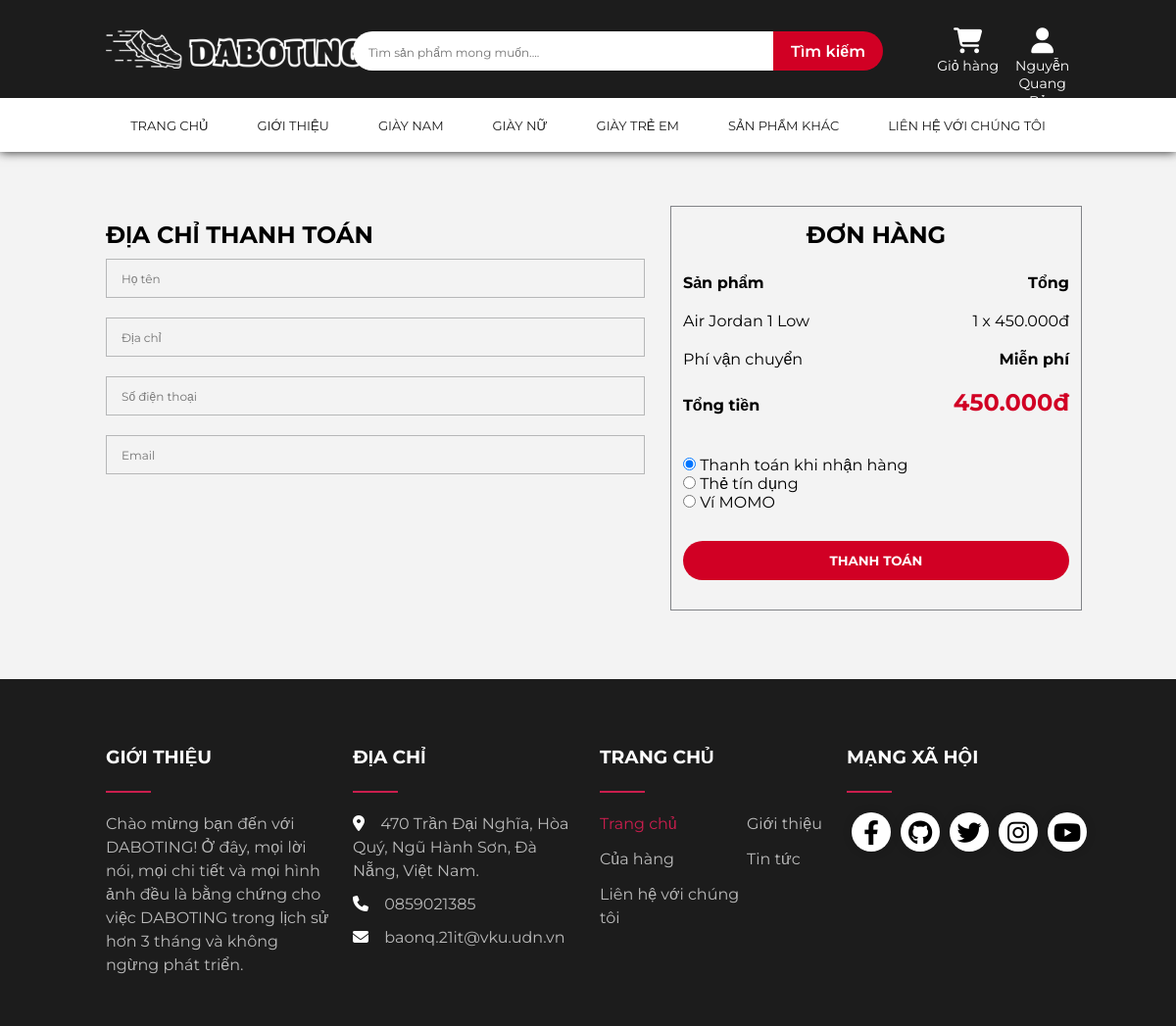
The app's page /DoAnCoSo2/user/Index.php?page=Payment&idProduct=1 (signed in) with its own data.
### tables this page shows
CREATE TABLE `product` (
  `id` int(11) NOT NULL,
  `category_id` int(11) DEFAULT NULL,
  `title` varchar(255) DEFAULT NULL,
  `price` int(11) DEFAULT NULL,
  `discount` int(11) DEFAULT NULL,
  `thumbnail` varchar(255) DEFAULT NULL,
  `description` longtext DEFAULT NULL,
  `type` varchar(255) DEFAULT NULL,
  `quantity` int(11) DEFAULT NULL,
  `quantity_purchased` int(11) NOT NULL DEFAULT 0
);

### DoAnCoSo2/pages/payment.php (the view, shortened to what this page needs)
<?php
include '../database/config.php';
?>
<div class="payment">
    <form action="../pages-handle/paymentHandle.php" method="POST">
        <div class="grid wide">
            <div class="row">
                <div class="col l-7">
                    <div class="billing-details">
                        <div class="billing-details-title">
                            <h3 class="title">Địa chỉ thanh toán</h3>
                        </div>
                        <input class="input-ThanhToan" type="text" id="name" name="name" placeholder="Họ tên" value="" required>
                        <input class="input-ThanhToan" type="text" id="address" name="address" placeholder="Địa chỉ" value="" required>
                        <input class="input-ThanhToan" type="number" id="phone" name="phone" placeholder="Số điện thoại" value="" required>
                        <input class="input-ThanhToan" type="email" id="email" name="email" placeholder="Email" value="" required>
                    </div>
                </div>
                <div class="col l-5 order-details">
                    <div class="order-details-title">
                        <h3 class="title">Đơn hàng</h3>
                    </div>
                    <div class="order-summary">
                        <div class="order-col">
                            <div><strong>Sản phẩm</strong></div>
                            <div><strong>Tổng</strong></div>
                        </div>
                        <div class="order-products">
                            <?php
                            $totalMoneyOrder = 0;
                            if (!empty($_GET['idProduct'])) {
                                $idProduct = $_GET['idProduct'];
                                $queryDisplayOrder = "SELECT * FROM product WHERE id = $idProduct";
                                $resultDisplayOrder = mysqli_query($conn, $queryDisplayOrder);
                                while ($rowDisplayOrder = mysqli_fetch_array($resultDisplayOrder)) {
                                    echo
                                    '
                                        <div class="order-col">
                                            <div><a href="../pages/detailProduct.php?idProduct='.$rowDisplayOrder['id'].'">' . $rowDisplayOrder['title'] . '</a></div>
                                            <div>1 x ' .number_format(($rowDisplayOrder['price'] - ceil($rowDisplayOrder['price'] * $rowDisplayOrder['discount'] / 100)), 0, '.', '.')  . 'đ</div>
                                        </div>
                                        <input type="text" name="idProductSend" value="'.$idProduct.'" style="display: none;">
                                    ';
                                    $totalMoneyOrder = ($rowDisplayOrder['price'] - ceil($rowDisplayOrder['price'] * $rowDisplayOrder['discount'] / 100));
                                }
                            }
                            ?>
                        </div>
                        <div class="order-col">
                            <div>Phí vận chuyển</div>
                            <div><strong>Miễn phí</strong></div>
                        </div>
                        <div class="order-col">
                            <div><strong>Tổng tiền</strong></div>
                            <div><strong class="order-total"><?= number_format($totalMoneyOrder, 0, '.', '.') ?>đ</strong></div>
                        </div>
                    </div>
                    <div class="payment-method">
                        <div class="input-radio">
                            <input type="radio" name="payment" id="payment-1" checked>
                            <label for="payment-1">
                                Thanh toán khi nhận hàng
                            </label>
                        </div>
                        <div class="input-radio">
                            <input type="radio" name="payment" id="payment-2">
                            <label for="payment-2">
                                Thẻ tín dụng
                            </label>
                        </div>
                        <div class="input-radio">
                            <input type="radio" name="payment" id="payment-3">
                            <label for="payment-3">
                                Ví MOMO
                            </label>
                        </div>
                    </div>
                    <button type="submit" class="checkout-submit" name="total" value="<?=$totalMoneyOrder?>">Thanh toán</button>
                </div>
            </div>
        </div>
    </form>
</div>

### DoAnCoSo2/css/grid.css (style rules this page uses)
.grid { width: 100%; display: block; padding: 0; max-width: 1200px; margin: 0 auto; }
.row { display: flex; flex-wrap: wrap; margin-left: -4px; margin-right: -4px; }
.col { padding-left: 4px; padding-right: 4px; }
@media (min-width: 740px) { .row { margin-left: -8px; margin-right: -8px; } }
@media (min-width: 740px) { .col { padding-left: 8px; padding-right: 8px; } }
@media (min-width: 1113px) { .row { margin-left: -12px; margin-right: -12px; } }
@media (min-width: 1113px) { .col { padding-left: 12px; padding-right: 12px; } }
@media (min-width: 1113px) { .l-1, .l-2, .l-2-4, .l-3, .l-4, .l-5, .l-6, .l-7, .l-8, .l-9, .l-10, .l-11, .l-12 { display: block; } }
@media (min-width: 1113px) { .l-5 { flex: 0 0 41.66667%; max-width: 41.66667%; } }
@media (min-width: 1113px) { .l-7 { flex: 0 0 58.33333%; max-width: 58.33333%; } }
@media (min-width: 1024px) and (max-width: 1239px) { .wide { width: 984px; } }
@media (min-width: 1024px) and (max-width: 1239px) { .wide .row { margin-left: -12px; margin-right: -12px; } }
@media (min-width: 1024px) and (max-width: 1239px) { .wide .col { padding-left: 12px; padding-right: 12px; } }
@media (min-width: 1024px) and (max-width: 1239px) { .wide .l-1, .wide .l-2, .wide .l-2-4, .wide .l-3, .wide .l-4, .wide .l-5, .wide .l-6, .wide .l-7, .wide .l-8, .wide .l-9, .wide .l-10, .wide .l-11, .wide .l-12 { display: block; } }
@media (min-width: 1024px) and (max-width: 1239px) { .wide .l-5 { flex: 0 0 41.66667%; max-width: 41.66667%; } }
@media (min-width: 1024px) and (max-width: 1239px) { .wide .l-7 { flex: 0 0 58.33333%; max-width: 58.33333%; } }

### DoAnCoSo2/css/header-footer.css (style rules this page uses)
* { padding: 0; margin: 0; box-sizing: border-box; font-family: 'Montserrat', sans-serif; }
:root { --font_size-icon_mobile : 24px; --pink-color: #CA1E4E; --primary-color: rgba(0, 0, 0, 0.9); --pink-color-hover: #b00b3a; --white-color: #fff; --hover-nav-color: #e7e4e4; }

### DoAnCoSo2/css/login-register.css (style rules this page uses)
* { padding: 0; margin: 0; font-family: 'Montserrat', sans-serif; }
::placeholder { font-size: 12px; }

### DoAnCoSo2/css/body.css (style rules this page uses)
* { padding: 0; margin: 0; box-sizing: border-box; }
.payment, .cart { padding: 70px 0; }
.billing-details, .cart-detail { margin-bottom: 30px; text-transform: uppercase; }
.billing-details input { height: 40px; padding: 0px 15px; margin: 10px 0; border: 1px solid #b6b7b8; background-color: #F3F3F3; width: 550px; }
.order-details { position: relative; padding: 0px 30px 30px; border-right: 1px solid #818387; border-left: 1px solid #818387; border-bottom: 1px solid #818387; }
.order-details:before { content: ""; position: absolute; left: -1px; right: -1px; top: -15px; height: 30px; border-top: 1px solid #818387; border-left: 1px solid #818387; border-right: 1px solid #818387; }
.order-details-title { text-align: center; }
.order-summary { margin: 15px 0px; }
.order-summary .order-col { display: table; width: 100%; }
.order-summary .order-col:after { content: ""; display: block; clear: both; }
.order-summary .order-col>div { display: table-cell; padding: 10px 0px; }
.order-summary .order-col>div:first-child { width: calc(100% - 150px); }
.order-summary .order-col>div:last-child { width: 150px; text-align: right; }
.order-summary .order-col .order-total { font-size: 24px; color: #D10024; }
.order-products a { text-decoration: none; color: #000; }
.order-details .payment-method { margin: 30px 0px; }
.order-details .checkout-submit { display: inline-block; width: 100%; padding: 12px 30px; background-color: #D10024; border: none; border-radius: 40px; color: #FFF; text-transform: uppercase; font-weight: 700; text-align: center; cursor: pointer; }
.billing-details-title .title, .order-details-title .title, .cart-detail-title { font-size: 24px; display: inline-block; text-transform: uppercase; }

### DoAnCoSo2/css/responsive.css (style rules this page uses)
:root { --font_size-icon_mobile: 24px; --pink-color: #CA1E4E; --primary-color: rgba(0, 0, 0, 0.888); --pink-color-hover: #b00b3a; --white-color: #fff; }

### records on screen
product: title "Air Jordan 1 Low", price+discount "450.000", totalMoneyOrder "450.000"

### other values on screen
$_SESSION['UserName'] "Nguyễn Quang Bảo"
